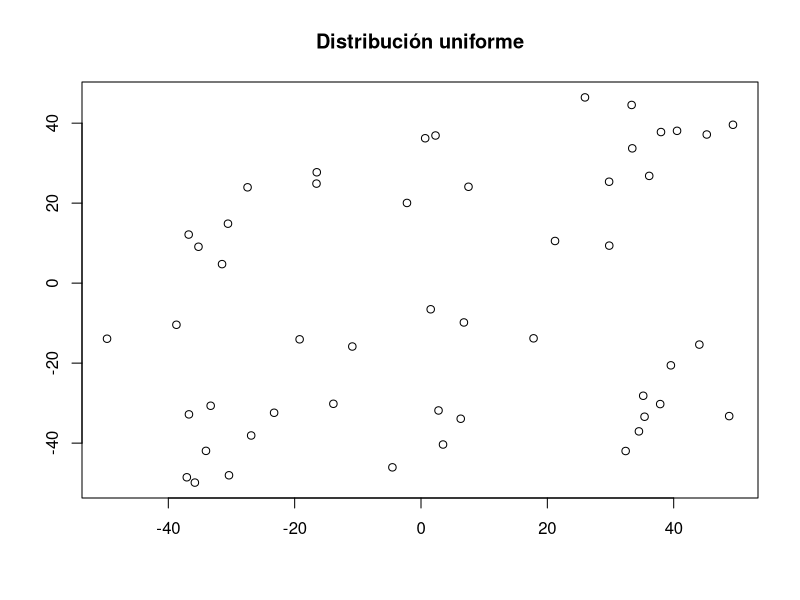
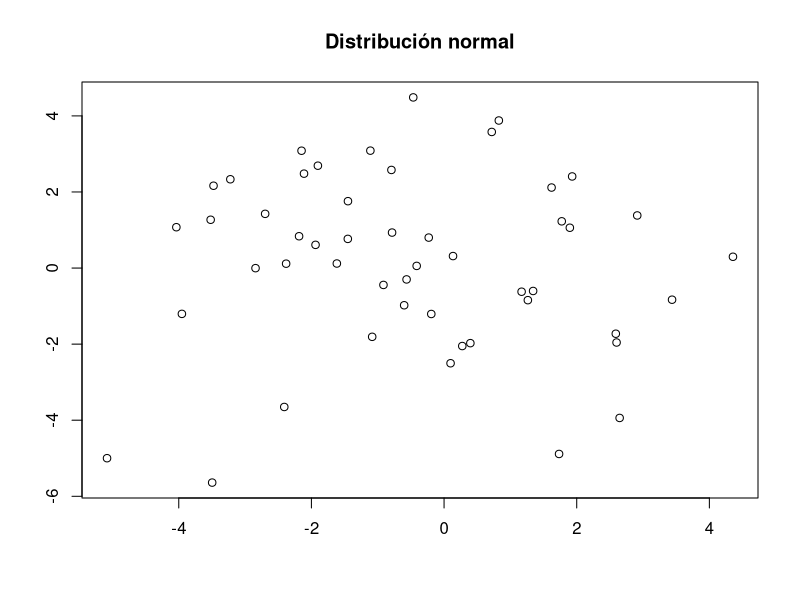
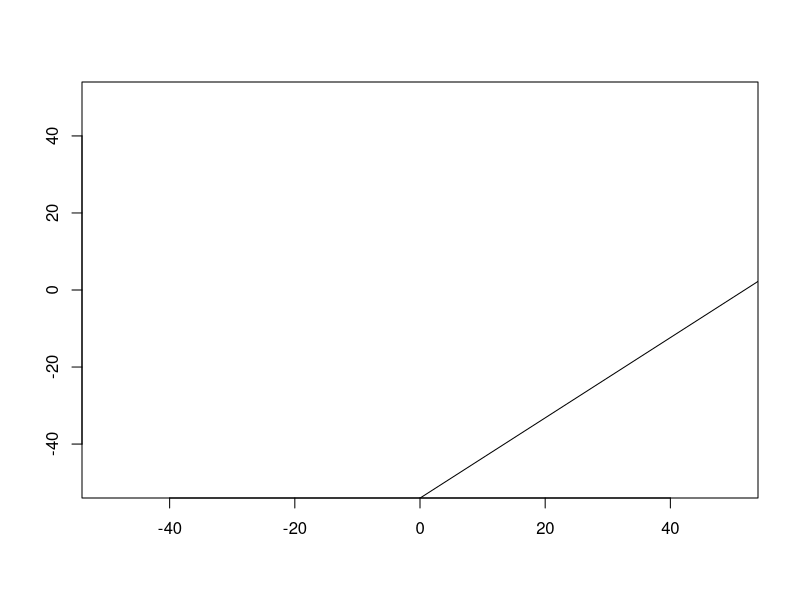
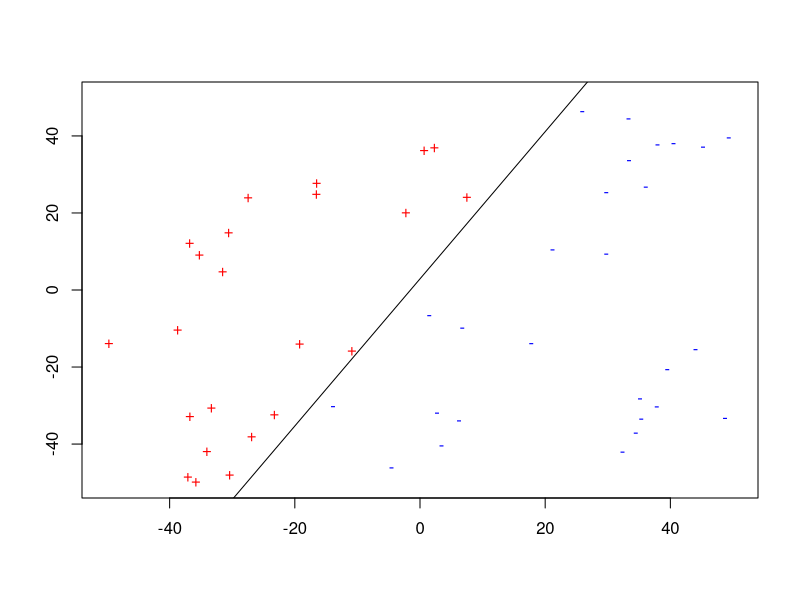
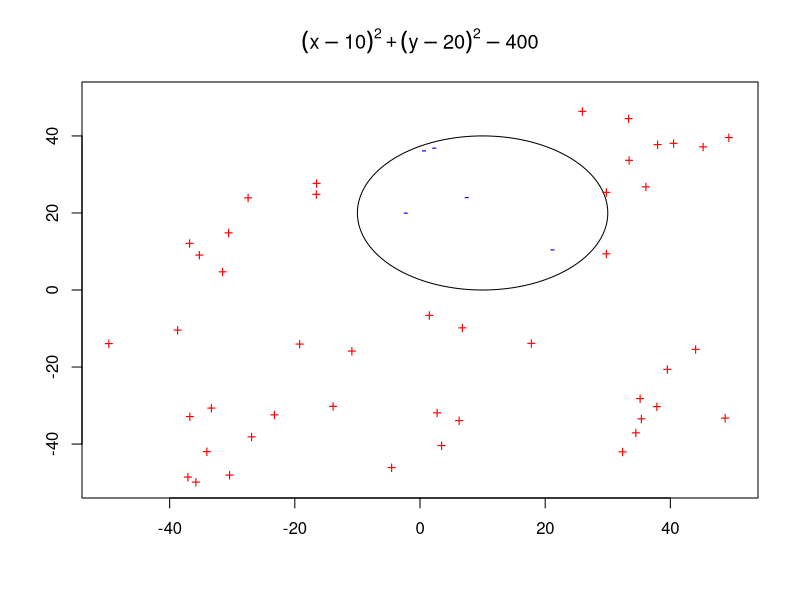
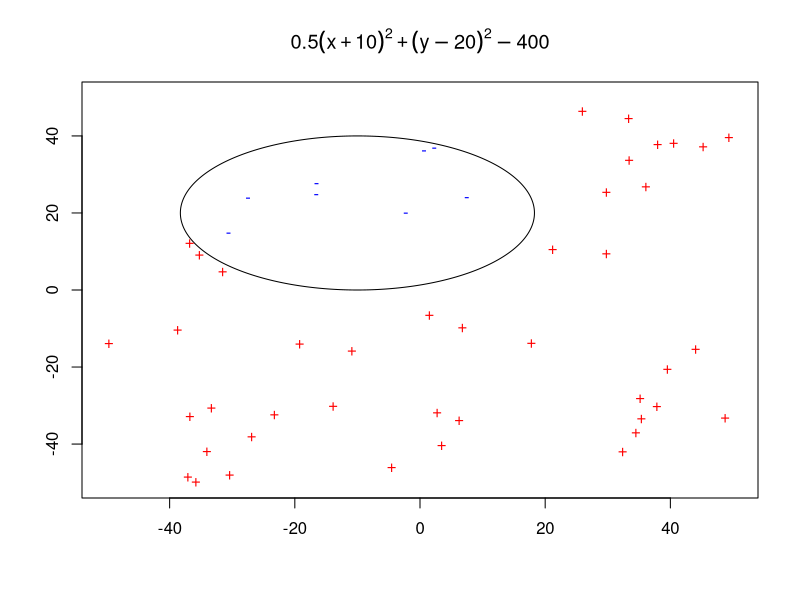
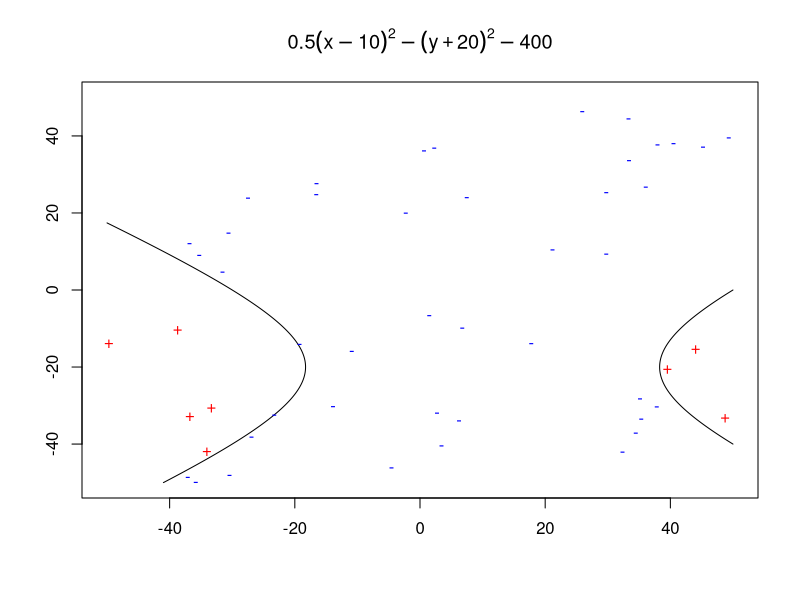
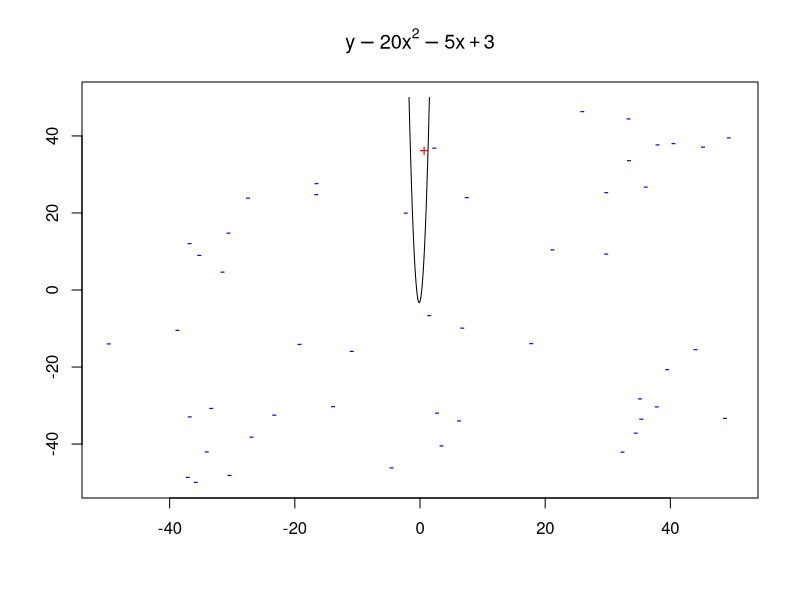

Generate these figures, in order, with R:
## ---- chunk 1
library(knitr)
opts_chunk$set(tidy.opts=list(width.cutoff=70))
set.seed(123456)
## ---- chunk 2
simula_unif <- function(N, dim, rango){
  res <- data.frame(matrix(nrow = N, ncol = dim))

  for(i in 1:N){
    res[i,] <- runif(dim, rango[1], rango[length(rango)])
  }
  
  names(res) <- c("X", "Y")

  return(res)
}
## ---- chunk 3
simula_gauss <- function(N, dim, sigma){
  res <- data.frame(matrix(nrow = N, ncol = dim))

  for(i in 1:N){
    res[i,] <- rnorm(dim, sd = sqrt(sigma))
  }
  
  names(res) <- c("X", "Y")

  return(res)
}
## ---- chunk 4
muestra.uniforme <- simula_unif(50, 2, -50:50)
muestra.gaussiana <- simula_gauss(50, 2, 5:7)
## ---- chunk 5
plot(muestra.uniforme, main = "Distribución uniforme", xlab = "", ylab = "")
## ---- chunk 6
plot(muestra.gaussiana, main = "Distribución normal", xlab = "", ylab = "")
## ---- chunk 7
simulaRecta <- function(intervalo){
  A <- runif(2, intervalo[1], intervalo[length(intervalo)])
  B <- runif(2, intervalo[1], intervalo[length(intervalo)])
  
  m <- (A[2] - B[2]) / (A[1] - B[1])
  b <- A[2] - m * A[1]
  
  return(c(b,m))
}


## ---- chunk 8
rectaPrueba <- simulaRecta(-50:50)

plot(1, type="n", xlab="", ylab="", xlim=c(-50, 50), ylim=c(-50, 50))
abline(coef = rectaPrueba)
## ---- chunk 9
rectaClasificacion <- simulaRecta(-50:50)

plot(1, type="n", xlab="", ylab="", xlim=c(-50, 50), ylim=c(-50, 50))

muestra.uniforme.positiva <- subset(muestra.uniforme, Y - rectaClasificacion[2]*X - rectaClasificacion[1] > 0 )

muestra.uniforme.negativa <- subset(muestra.uniforme, Y - rectaClasificacion[2]*X - rectaClasificacion[1] <= 0 )

points(muestra.uniforme.positiva, pch = "+", col = "red")
points(muestra.uniforme.negativa, pch = "-", col = "blue")

abline(coef = rectaClasificacion)
## ---- chunk 10

f <- function(x,y) {(x-10)^2 + (y-20)^2 - 400}

x <- seq(-50,50,length=1000)
y <- seq(-50,50,length=1000)
z <- outer(x,y,f)

contour(x,y,z,levels=0,drawlabels=FALSE, main=expression((x-10)^2 + (y-20)^2 - 400), xlab="", ylab="", xlim=c(-50, 50), ylim=c(-50, 50))

points(subset(muestra.uniforme, f(X,Y) > 0 ), 
       pch = "+", col = "red")
points(subset(muestra.uniforme, f(X,Y) <= 0 ), 
       pch = "-", col = "blue")

## ---- chunk 11

f <- function(x,y) {0.5*(x+10)^2 + (y-20)^2 - 400}

x <- seq(-50,50,length=1000)
y <- seq(-50,50,length=1000)
z <- outer(x,y,f)

contour(x,y,z,levels=0,drawlabels=FALSE, main=expression(0.5*(x+10)^2 + (y-20)^2 - 400), xlab="", ylab="", xlim=c(-50, 50), ylim=c(-50, 50))

points(subset(muestra.uniforme, f(X,Y) > 0 ), 
       pch = "+", col = "red")
points(subset(muestra.uniforme, f(X,Y) <= 0 ), 
       pch = "-", col = "blue")

## ---- chunk 12

f <- function(x,y) {0.5*(x-10)^2 - (y+20)^2 - 400}

x <- seq(-50,50,length=1000)
y <- seq(-50,50,length=1000)
z <- outer(x,y,f)

contour(x,y,z,levels=0,drawlabels=FALSE, main=expression(0.5*(x-10)^2 - (y+20)^2 - 400), xlab="", ylab="", xlim=c(-50, 50), ylim=c(-50, 50))

points(subset(muestra.uniforme, f(X,Y) > 0 ), 
       pch = "+", col = "red")
points(subset(muestra.uniforme, f(X,Y) <= 0 ), 
       pch = "-", col = "blue")

## ---- chunk 13

f <- function(x,y) {y - 20*x^2 -5*x + 3}

x <- seq(-50,50,length=1000)
y <- seq(-50,50,length=1000)
z <- outer(x,y,f)

contour(x,y,z,levels=0,drawlabels=FALSE, main=expression(y - 20*x^2 -5*x + 3), xlab="", ylab="", xlim=c(-50, 50), ylim=c(-50, 50))

points(subset(muestra.uniforme, f(X,Y) > 0 ), 
       pch = "+", col = "red")
points(subset(muestra.uniforme, f(X,Y) <= 0 ), 
       pch = "-", col = "blue")

## ---- chunk 14

# Tomamos la porción deseada
porcion <- 10
numero.datos.positivos <- ceiling(nrow(muestra.uniforme.positiva) * porcion / 100)
numero.datos.negativos <- ceiling(nrow(muestra.uniforme.negativa) * porcion / 100)


vector.aleatorio.muestras.positivas <- c(rep(FALSE,numero.datos.positivos), 
                                         rep(TRUE, nrow(muestra.uniforme.positiva) - numero.datos.positivos))

vector.aleatorio.muestras.negativas <- c(rep(FALSE,numero.datos.negativos), 
                                         rep(TRUE, nrow(muestra.uniforme.negativa) - numero.datos.negativos))

vector.aleatorio.muestras.positivas <- sample(vector.aleatorio.muestras.positivas)
vector.aleatorio.muestras.negativas <- sample(vector.aleatorio.muestras.negativas)

muestra.uniforme.positiva.nueva <- 
  muestra.uniforme.positiva[vector.aleatorio.muestras.positivas,]
muestra.uniforme.negativa.nueva <- 
  muestra.uniforme.negativa[vector.aleatorio.muestras.negativas,]

muestra.uniforme.positiva.nueva <- rbind(muestra.uniforme.positiva.nueva,
                                       muestra.uniforme.negativa[!vector.aleatorio.muestras.negativas,])

muestra.uniforme.negativa.nueva <- rbind(muestra.uniforme.negativa.nueva,
                                         muestra.uniforme.positiva[!vector.aleatorio.muestras.positivas,])

## ---- chunk 15

plot(1, type="n", xlab="", ylab="", xlim=c(-50, 50), ylim=c(-50, 50))

points(muestra.uniforme.positiva.nueva, pch = "+", col = "red")
points(muestra.uniforme.negativa.nueva, pch = "-", col = "blue")

abline(coef = rectaClasificacion)

